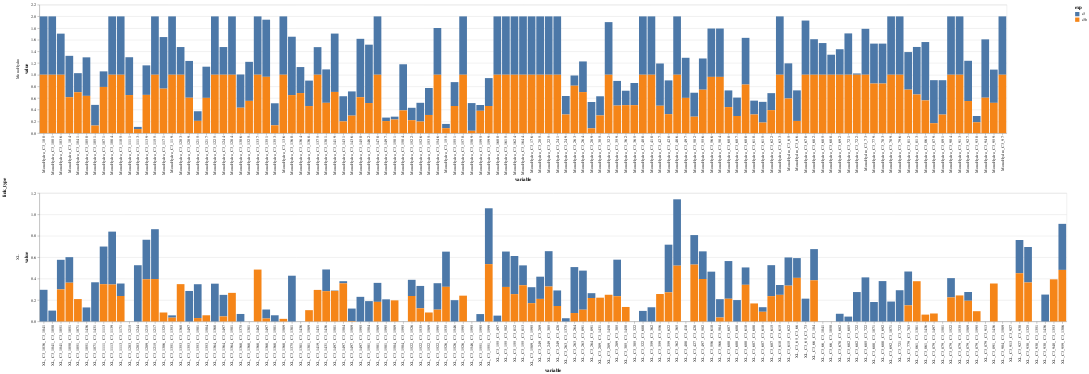

This figure's notebook cell:
### Code cell
alt.Chart(df_concat).mark_bar().encode(
    x='variable',
    y=alt.Y('value', stack='zero'),
    row='link_type',
    color='exp'
).resolve_scale(x='independent', y='independent')

### Figure 1 — Vega-Lite specification as saved in the notebook (floating-point values rounded to 4 significant figures; data arrays with more than 128 entries replaced by an {"elided": "..."} marker saying what was removed)
{"config": {"view": {"continuousWidth": 400, "continuousHeight": 300}}, "data": {"name": "data-9d325be27e42279666b93e9f03121152"}, "mark": "bar", "encoding": {"color": {"type": "nominal", "field": "exp"}, "row": {"type": "nominal", "field": "link_type"}, "x": {"type": "nominal", "field": "variable"}, "y": {"type": "quantitative", "field": "value", "stack": "zero"}}, "resolve": {"scale": {"x": "independent", "y": "independent"}}, "$schema": "https://vega.github.io/schema/vega-lite/v4.0.2.json", "datasets": {"data-9d325be27e42279666b93e9f03121152": {"elided": "403 records"}}}
